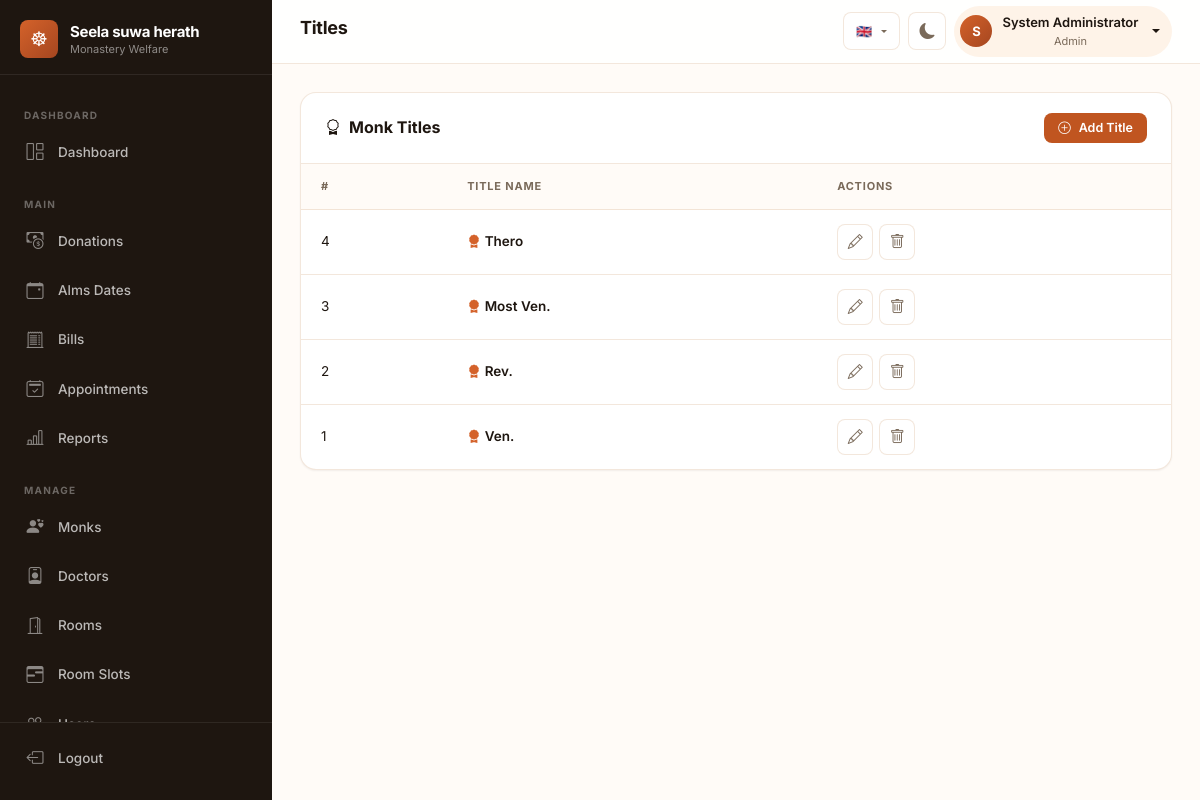
Screenshot of /pages/title_management.php (signed in) with the database file from the repository.
### tables this page shows
CREATE TABLE titles (
    title_id INT PRIMARY KEY AUTO_INCREMENT,
    title_name VARCHAR(50) NOT NULL UNIQUE COMMENT 'Ven., Rev., etc.',
    created_at TIMESTAMP DEFAULT CURRENT_TIMESTAMP
);

### pages/title_management.php (the view, shortened to what this page needs)
<?php
$servername  = "localhost";
$db_username = "root";
$db_password = "";
$dbname      = "monastery_healthcare";
$con = new mysqli($servername, $db_username, $db_password, $dbname);
$result = $con->query("SELECT * FROM titles ORDER BY title_id DESC");
?>
<!DOCTYPE html>
<html lang="en">
<head>    <meta charset="UTF-8">
    <link href="https://cdn.jsdelivr.net/npm/bootstrap@5.3.3/dist/css/bootstrap.min.css" rel="stylesheet">
    <link rel="stylesheet" href="https://cdn.jsdelivr.net/npm/bootstrap-icons@1.11.1/font/bootstrap-icons.css">
</head>
<body>
<?php include ROOT_PATH . 'includes/navbar.php'; ?>
    <div class="modern-table-wrapper">
        <div class="modern-table-header">
            <h5><i class="bi bi-award me-2"></i>Monk Titles</h5>
            <button class="btn-modern btn-primary-modern btn-sm-modern" data-bs-toggle="modal" data-bs-target="#addModal">
                <i class="bi bi-plus-circle"></i> Add Title
            </button>
        </div>
        <div class="table-responsive-modern">
            <table class="modern-table">
                <thead>
                    <tr>
                        <th>#</th>
                        <th>Title Name</th>
                        <th>Actions</th>
                    </tr>
                </thead>
                <tbody>
                    <?php while ($row = $result->fetch_assoc()): ?>
                    <tr>
                        <td><?= $row['title_id'] ?></td>
                        <td><div style="font-weight:600;"><i class="bi bi-award-fill me-1" style="color:var(--primary-500);"></i><?= htmlspecialchars($row['title_name']) ?></div></td>
                        <td>
                            <div style="display:flex;gap:6px;">
                                <button class="btn-icon" data-bs-toggle="modal" data-bs-target="#editModal<?= $row['title_id'] ?>" title="Edit">
                                    <i class="bi bi-pencil"></i>
                                </button>
                                <button class="btn-icon danger" data-bs-toggle="modal" data-bs-target="#deleteModal<?= $row['title_id'] ?>" title="Delete">
                                    <i class="bi bi-trash"></i>
                                </button>
                            </div>
                        </td>
                    </tr>
                    <?php endwhile; ?>
                </tbody>
            </table>
        </div>
    </div>
<?php include ROOT_PATH . 'includes/footer.php'; ?>
</body>
</html>

### assets/css/modern-design.css (style rules this page uses)
:root { --primary-50: #FDEBD8; --primary-100: #FCDDC0; --primary-200: #F5C49A; --primary-300: #F0A050; --primary-400: #F0864A; --primary-500: #D4622A; --primary-600: #C05520; --primary-700: #A54620; --primary-800: #7A3A1A; --primary-900: #5A2A10; --accent-50: #FFFBF7; --accent-100: #FEF3E8; --accent-200: #F5E0C8; --accent-300: #E8C8A0; --accent-400: #D4A878; --accent-500: #c4936a; --accent-600: #A07050; --accent-700: #7A5A40; --accent-800: #5A4030; --accent-900: #3D2A1A; --slate-50: #FFFBF7; --slate-100: #FEF3E8; --slate-200: #F0E0D0; --slate-300: #D6C4B0; --slate-400: #9A8070; --slate-500: #7A6A5A; --slate-600: #5A4A3A; --slate-700: #3D2E20; --slate-800: #2A1A0E; --slate-900: #1E1610; --success: #059669; --success-light: #ecfdf5; --warning: #d97706; --warning-light: #fffbeb; --danger: #dc2626; --danger-light: #fef2f2; --info: #0284c7; --info-light: #f0f9ff; --sidebar-width: 272px; --sidebar-collapsed-width: 72px; --topbar-height: 64px; --border-radius-sm: 8px; --border-radius: 12px; --border-radius-lg: 16px; --border-radius-xl: 20px; --border-radius-full: 9999px; --shadow-xs: 0 1px 2px rgba(30, 22, 16, 0.06); --shadow-sm: 0 1px 3px rgba(30, 22, 16, 0.1), 0 1px 2px rgba(30, 22, 16, 0.06); --shadow: 0 4px 6px -1px rgba(30, 22, 16, 0.1), 0 2px 4px -2px rgba(30, 22, 16, 0.08); --shadow-md: 0 10px 15px -3px rgba(30, 22, 16, 0.1), 0 4px 6px -4px rgba(30, 22, 16, 0.08); --shadow-lg: 0 20px 25px -5px rgba(30, 22, 16, 0.1), 0 8px 10px -6px rgba(30, 22, 16, 0.08); --shadow-xl: 0 25px 50px -12px rgba(30, 22, 16, 0.2); --bg-body: #FFFBF7; --bg-card: #ffffff; --bg-sidebar: #1E1610; --bg-sidebar-hover: rgba(255, 255, 255, 0.08); --bg-sidebar-active: rgba(212, 98, 42, 0.18); --text-primary: #1E1610; --text-secondary: #7A6A5A; --text-sidebar: rgba(255, 255, 255, 0.7); --text-sidebar-active: #ffffff; --border-color: rgba(210, 170, 130, 0.28); --input-bg: #ffffff; --input-border: #D6C4B0; --transition-fast: 150ms cubic-bezier(0.4, 0, 0.2, 1); --transition: 200ms cubic-bezier(0.4, 0, 0.2, 1); --transition-slow: 300ms cubic-bezier(0.4, 0, 0.2, 1); }
*, *::before, *::after { box-sizing: border-box; margin: 0; padding: 0; }
html { scroll-behavior: smooth; -webkit-text-size-adjust: 100%; }
body { font-family: 'Inter', -apple-system, BlinkMacSystemFont, 'Segoe UI', Roboto, sans-serif; background: var(--bg-body); color: var(--text-primary); line-height: 1.6; font-size: 14px; -webkit-font-smoothing: antialiased; -moz-osx-font-smoothing: grayscale; overflow-x: hidden; }
.modern-table-wrapper { background: var(--bg-card); border: 1px solid var(--border-color); border-radius: var(--border-radius-lg); overflow: hidden; box-shadow: var(--shadow-xs); }
.modern-table-header { padding: 20px 24px; border-bottom: 1px solid var(--border-color); display: flex; align-items: center; justify-content: space-between; flex-wrap: wrap; gap: 12px; }
.modern-table-header h5, .modern-table-header h6 { font-weight: 700; margin: 0; font-size: 16px; }
.modern-table { width: 100%; border-collapse: collapse; }
.modern-table thead th { padding: 14px 20px; font-size: 11px; font-weight: 700; text-transform: uppercase; letter-spacing: 0.8px; color: var(--text-secondary); background: var(--slate-50); border-bottom: 1px solid var(--border-color); white-space: nowrap; }
.modern-table tbody td { padding: 14px 20px; font-size: 13.5px; color: var(--text-primary); border-bottom: 1px solid var(--border-color); vertical-align: middle; }
.modern-table tbody tr { transition: background var(--transition-fast); }
.modern-table tbody tr:last-child td { border-bottom: none; }
.table-responsive-modern { overflow-x: auto; -webkit-overflow-scrolling: touch; }
.btn-modern { display: inline-flex; align-items: center; justify-content: center; gap: 8px; padding: 10px 20px; border: none; border-radius: var(--border-radius-sm); font-size: 13.5px; font-weight: 600; cursor: pointer; transition: all var(--transition); text-decoration: none; line-height: 1.4; white-space: nowrap; }
.btn-primary-modern { background: var(--primary-600); color: white; }
.btn-sm-modern { padding: 6px 14px; font-size: 12.5px; }
.btn-icon { width: 36px; height: 36px; padding: 0; display: inline-flex; align-items: center; justify-content: center; border-radius: var(--border-radius-sm); border: 1px solid var(--border-color); background: var(--bg-card); color: var(--text-secondary); cursor: pointer; transition: all var(--transition); font-size: 15px; }

### rows the page displays
titles: title_id "4", title_name "Thero"
titles: title_id "3", title_name "Most Ven."
titles: title_id "2", title_name "Rev."
titles: title_id "1", title_name "Ven."

### other values shown
__('dashboard') "DASHBOARD"
__('dashboard') "Dashboard"
__('donations') "Donations"
__('bills') "Bills"
__('appointments') "Appointments"
__('reports') "Reports"
__('manage') "MANAGE"
__('monks') "Monks"
__('doctors') "Doctors"
__('rooms') "Rooms"
__('room_slots') "Room Slots"
__('logout') "Logout"
$pageTitle "Titles"
$userInitial "S"
$userName "System Administrator"
